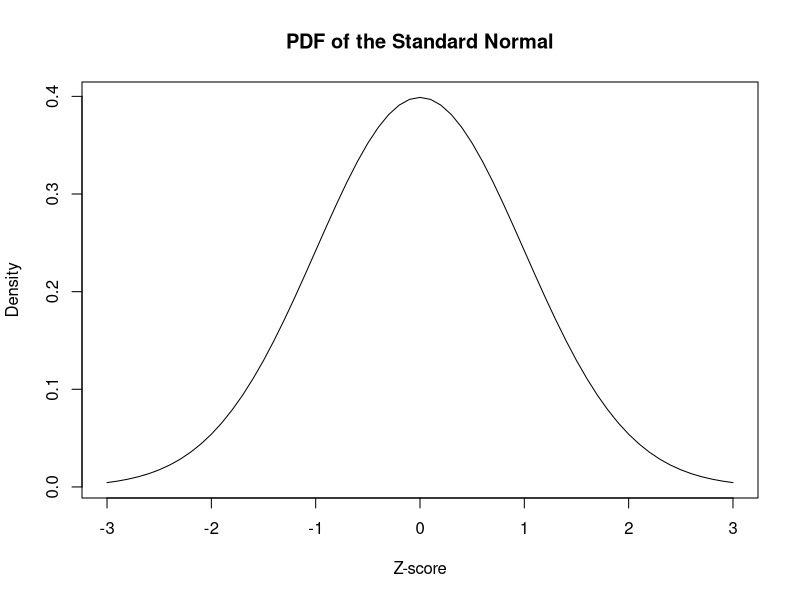
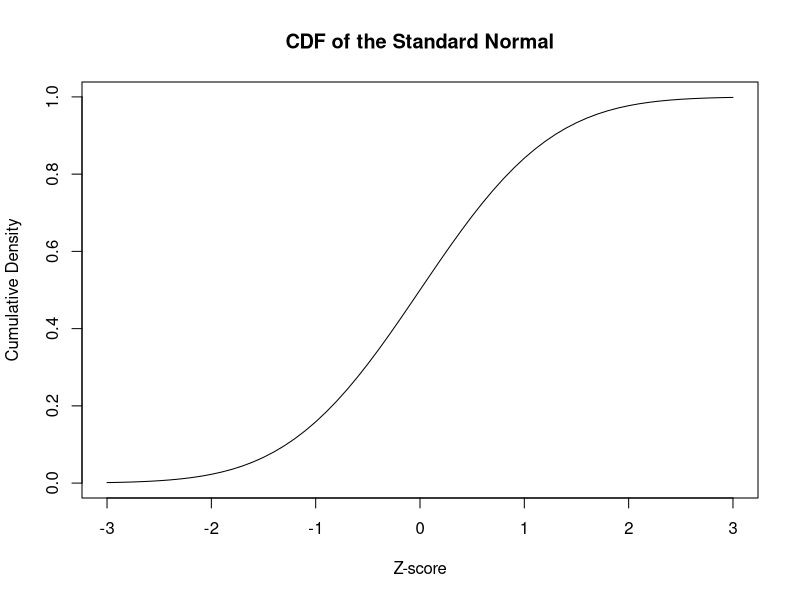
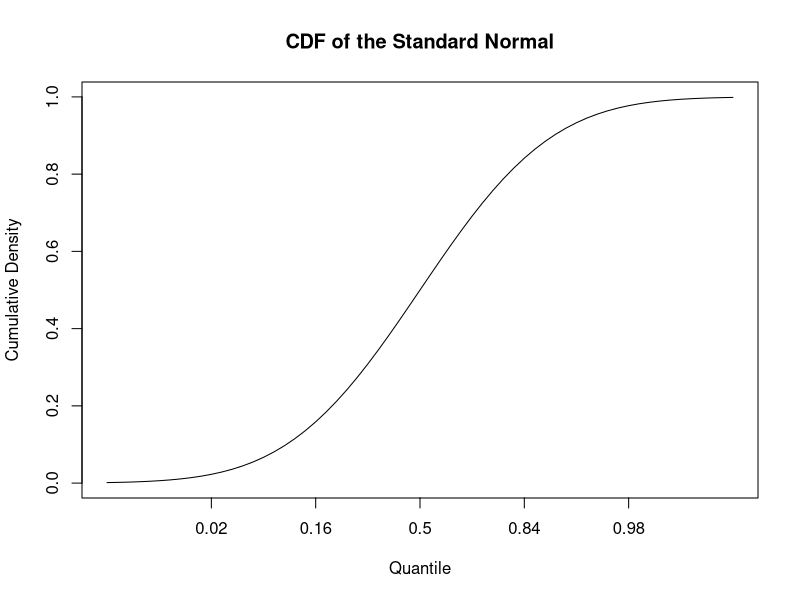
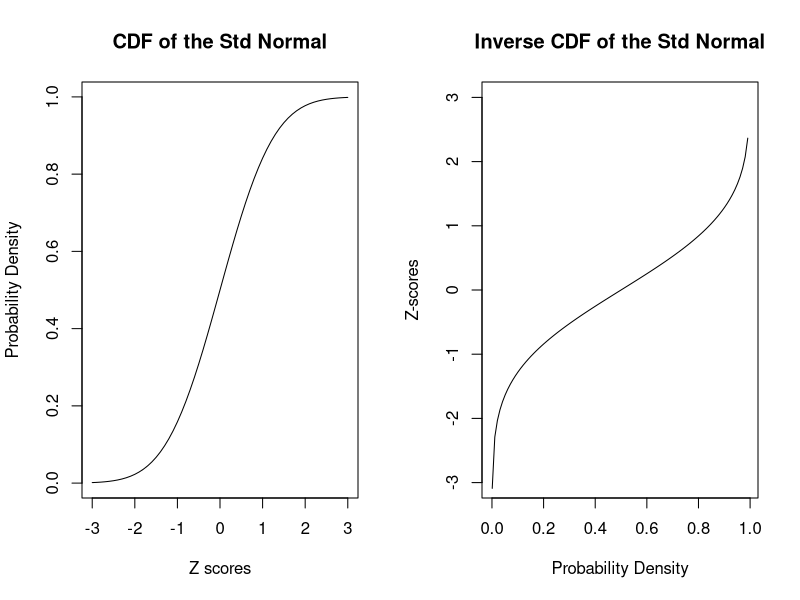
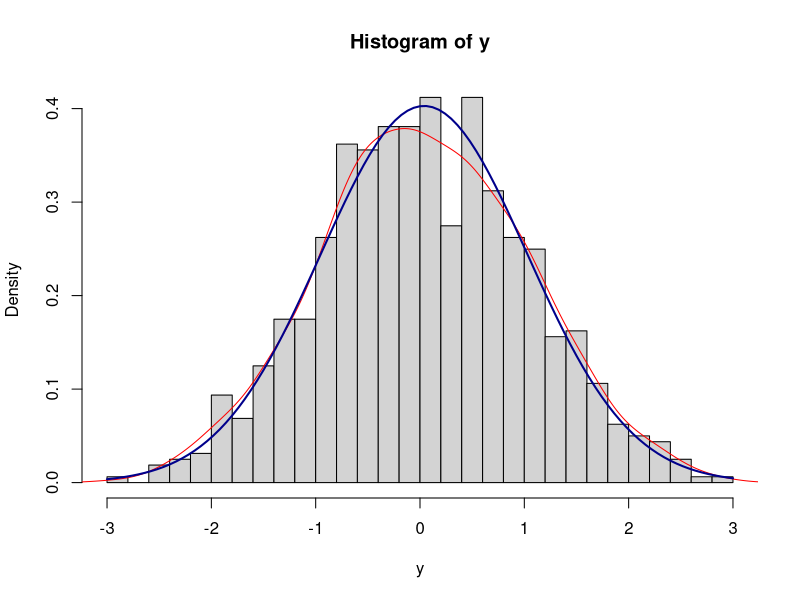
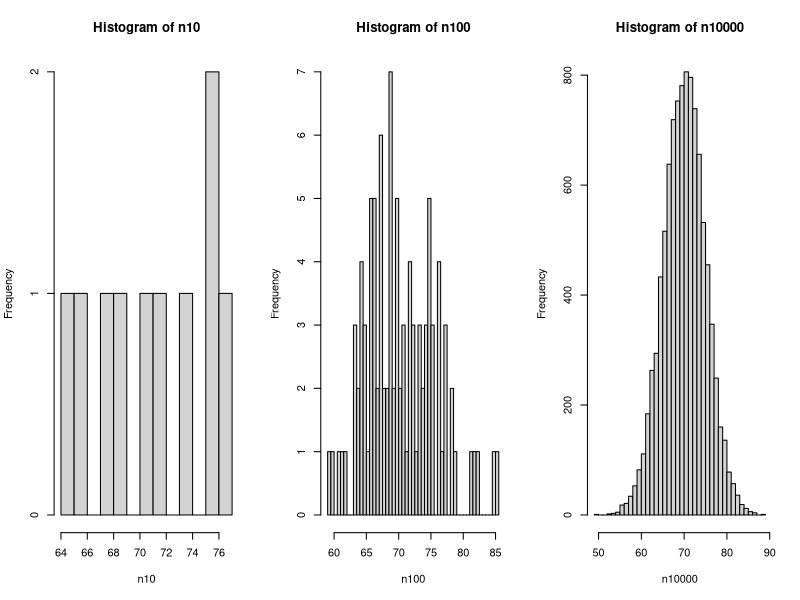
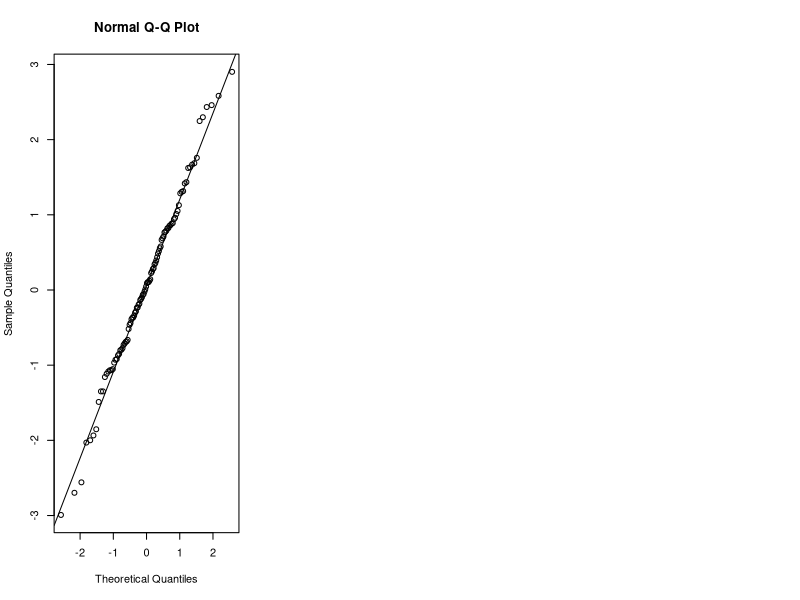
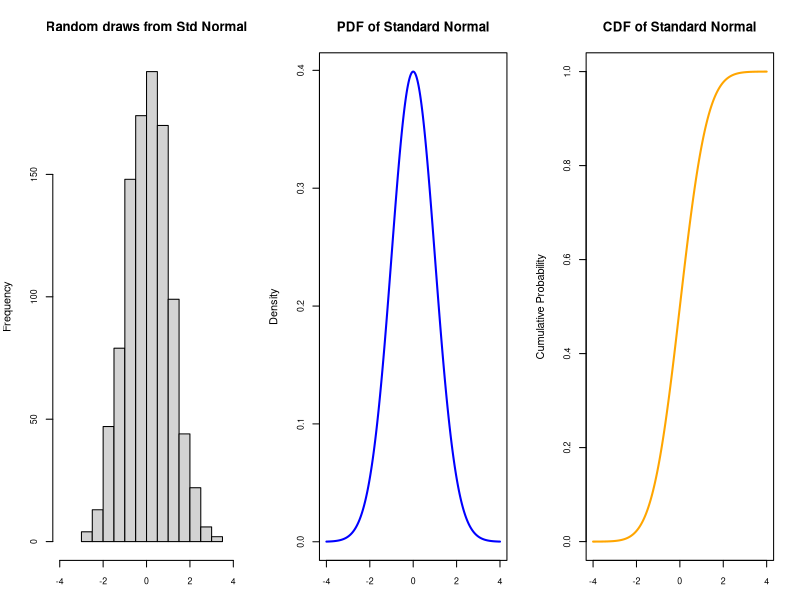

The R source for these figures, in order:
## ---- chunk 1
# The dnorm function takes three main arguments, as do all of the *norm functions in R.
# The following computes the PDF of the normal with x = 0, mu = 0 and sigma = 0.
dnorm(x = 0, mean = 0, sd = 1)

# Since mean = 0 and sd = 1 are the default arguments, the following is equivalent:
dnorm(0)

# Another exmaple of dnorm where parameters have been changed.
dnorm(2, mean = 5, sd = 3)

# Where not explicitly specified, arguments are expected in the same order (careful!)
dnorm(2,5,3)
## ---- chunk 2
# First I'll make a vector of Z-scores
z_scores <- seq(-3, 3, by = .1)
# Let's print the vector
z_scores

# Let's make a vector of the values the function takes given those Z-scores.
# Remember for dnorm the default value for mean is 0 and for sd is 1.
dvalues <- dnorm(z_scores)
# Let's examine those values
dvalues

# Now we'll plot these values
plot(z_scores, # if omitted, the vector indices for dvalues are used instead
     dvalues,
     xlab= "Z-score",
     ylab="Density",
#     xaxt = "n", # Don't label the x-axis tick marks
     type = "l", # Make it a line plot
     main = "PDF of the Standard Normal") 
## ---- chunk 3
# Arguments: q = 0, mean = 0, sd = 1 
pnorm(0)  # same as pnorm(q=0, mean=0, sd=1)
## ---- chunk 4
pnorm(2)                    # lower tail for the standard normal at Z-score=2
pnorm(2, mean = 5, sd = 3)  # lt for a broader distribution with mean shifted to 5

# These are equivalent expressions for the probability that P(X > x)
# The upper-tail p value 1-pnorm(x) = rejection area
pnorm(2, mean = 5, sd = 3, lower.tail = FALSE)     # the upper tail
1 - pnorm(2,5,3)                                   # also the upper tail

#  The non-rejection region where P(X <= x)
1 - pnorm(2, mean = 5, sd = 3, lower.tail = FALSE) # back to the lower tail!
## ---- chunk 5
z_scores <- seq(-3, 3, by = .1) 
pvalues <- pnorm(z_scores)

# Now we'll make two different plots ... notice the different labels on the x-axis.

# This plot shows the **Z-scores** vs. the cumulative density
plot(z_scores, pvalues,
     type = "l", # Make it a line plot 
     main = "CDF of the Standard Normal", 
     xlab= "Z-score",
     ylab="Cumulative Density")  

# This plot shows the **quantiles** vs. the cumulative density 
plot(pvalues,     # x is omitted, so y = values and x = vector indeces
     xaxt = "n",  # Don't label ticks on the x-axis 
     type = "l",  # Make it a line plot
     main = "CDF of the Standard Normal",
     xlab= "Quantile",
     ylab="Cumulative Density")

# These commands label the x-axis with the (rounded) quantiles
# instead of the default vector indices
axis(1, at=which(pvalues == pnorm(-2)), labels=round(pnorm(-2), 2)) 
axis(1, at=which(pvalues == pnorm(-1)), labels=round(pnorm(-1), 2)) 
axis(1, at=which(pvalues == pnorm(0)), labels=c(.5))
axis(1, at=which(pvalues == pnorm(1)), labels=round(pnorm(1), 2)) 
axis(1, at=which(pvalues == pnorm(2)), labels=round(pnorm(2), 2))
## ---- chunk 6
## Z-scores for the standard normal distribution
qnorm(.5)  # What is the Z-score of the 50th quantile?
qnorm(.84) # ... the 84th quantile?
qnorm(.99) # ... the 99th quantile?

## pnorm vs qnorm
# around 68% of the density falls between -1 and +1 sd of the mean
pnorm(1) - pnorm(-1)
# around 95% of the density falls between -2 and +2 sd of the mean
pnorm(2) - pnorm(-2)
# the central 95% quantile range spans roughly 4 sd (-1.96 to +1.96)
qnorm(0.975) # z = +1.96
qnorm(0.025) # z = -1.96
qnorm(0.975) - qnorm(0.025) 

## if you are not looking at the standard normal, qnorm gives x = z*sd + mu
# e.g. x = 1.96*sd + 5, where sd = 1 or sd = 10
qnorm(0.975,5,1) # shift standard normal by 5 to the right
qnorm(0.975,mean=5,sd=10) # shift curve to the right and stretch it out
## ---- chunk 7
# Make a vector of Z-scores: from -3 to 3 by 0.1 # get the CDF for the standard normal
z_scores <- seq(-3, 3, by = .1)
pvalues <- pnorm(z_scores)

# Make a vector of quantiles: from 0 to 1 by increments of .05
# distribution is infinite so don't try to hit limits of probability 
quantiles <- seq(0.001, 0.999, by = .01)
quantiles

# Now find the Z-score at each quantile
qvalues <- qnorm(quantiles)
qvalues

# This is for getting two graphs next to each other
par(mfrow=c(1,2))

# Same pnorm plot from before
plot(z_scores, pvalues, type = "l",
     main = "CDF of the Std Normal",
     xlab= "Z scores",
     ylab="Probability Density")
# Plot the quantiles
plot(quantiles, qvalues, ylim = c(-3,3),
     type = "l",
     main = "Inverse CDF of the Std Normal",
     xlab="Probability Density",
     ylab="Z-scores")
## ---- chunk 8
 # They're truly inverses!
pnorm(qnorm(0))
qnorm(pnorm(0))
## ---- chunk 9
par(mfrow=c(1,1), mar=c(5.1,4.1,4.1,2.1)) # making the plot window to default size
xseq<-seq(-4,4,.01)
y<-rnorm(length(xseq))
hist(y, prob=TRUE, breaks=40,col="lightgray")
# add density for the sample
sample_density <- density(y) 
lines(sample_density, col="red")
# add curve() function to the plot using the mean and SD of y as the parameters:
curve(dnorm(x, mean(y), sd(y)), add=TRUE, col="darkblue", lwd=2)
## ---- chunk 10
# The set.seed function takes a number as an argument and sets a seed from which random
# numbers are generated. It's important to set a seed so that your code is reproduceable. 
# Some people like to set seeds to the "date", which is just the arithmetic equation
# "month minus day minus year". The following evaluates to -2028:
set.seed(9-18-2019)  # it's my birthday!
rnorm(5)
# Using the same seed again, I'll generate the same vector of numbers.
set.seed(9-18-2019)
rnorm(5)
# Setting it to somethinge else gives a different random sample
set.seed(Sys.time())  # this date in the current time zone is coerced into an integer
rnorm(5)
# The seed only sticks once!
rnorm(5)

# Now onto using rnorm. Let's generate three different vectors of random numbers 
# from a normal distribution.
n10 <- rnorm(10, mean = 70, sd = 5)
n100 <- rnorm(100, mean = 70, sd = 5)
n10000 <-  rnorm(10000, mean = 70, sd = 5)
# Let's just look at one of the vectors
n10
## ---- chunk 11
# This is for getting two graphs next to each other
oldpar <- par()
par(mfrow=c(1,3))

# The breaks argument specifies how many bars are in the histogram
hist(n10, breaks = 10)
hist(n100, breaks = 50)
hist(n10000, breaks = 50)

# mean of each random sample
mean(c(n10,n100,n10000))
## ---- chunk 12
y <- rnorm(100)
qqnorm(y) 
qqline(y)
## ---- chunk 13
set.seed(9-18-2019) 
xseq<-seq(-4,4,.01) 
densities<-dnorm(xseq, 0,1) 
cumulative<-pnorm(xseq, 0, 1) 
random.samples<-rnorm(1000,0,1)
par(mfrow=c(1,3), mar=c(3,4,4,2))
hist(random.samples, main="Random draws from Std Normal", 
     cex.axis=.8, xlim=c(-4,4))
plot(xseq, densities, main="PDF of Standard Normal", 
     col="blue", xlab="", ylab="Density",
     type="l", lwd=2, cex=2, cex.axis=.8)
plot(xseq, cumulative, main="CDF of Standard Normal",
     col="orange", xlab="", ylab="Cumulative Probability", 
     type="l", lwd=2, cex=2, cex.axis=.8)
